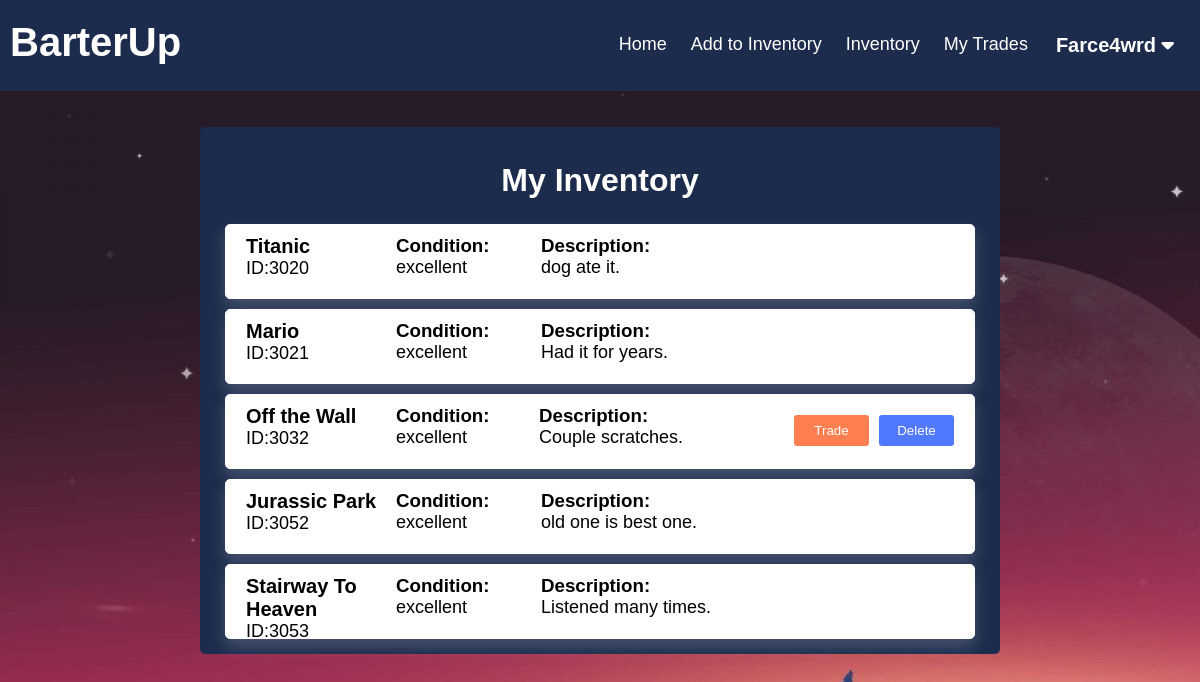
Screenshot of /BarterUp/inventory.php (signed in) with the database file from the repository.
### tables this page shows
CREATE TABLE `user` (
  `user_id` bigint(20) UNSIGNED NOT NULL,
  `username` varchar(45) NOT NULL,
  `password` varchar(45) NOT NULL
);

CREATE TABLE `item` (
  `item_id` smallint(5) UNSIGNED NOT NULL,
  `user_id` bigint(20) UNSIGNED NOT NULL,
  `category_id` bigint(20) UNSIGNED NOT NULL,
  `description` tinytext DEFAULT NULL,
  `item_condition` varchar(45) DEFAULT NULL,
  `item_name` varchar(45) NOT NULL
);

### BarterUp/functions.php (called while the page is built, shortened)
<?php
function check_login($con)
{
	if (isset($_SESSION['user_id'])) {
		$id = $_SESSION['user_id'];
		$query = "select * from user where user_id = '$id' limit 1";
		$result = mysqli_query($con, $query);
		if ($result && mysqli_num_rows($result) > 0) {
			$user_data = mysqli_fetch_assoc($result);
			return $user_data;
		}
	}
	die;
}

### BarterUp/inventory.php (the view, shortened to what this page needs)
<?php
include("config.php");
include("functions.php");
$user_data = check_login($con);
?>
<!DOCTYPE html>
<html lang="en">
<head>
    <link rel="stylesheet" href="./inventory.css?v=<?php echo time(); ?>">
</head>
<body>
    <?php include("./header.php"); ?>
    <div class="wrapper">
        <div class="view_main">
            <div class="page_name">
                <h1>My Inventory</h1>
            </div>
            <div class="view_wrap list-view" style="display:block;">
                <?php
                $query = "select * from item where user_id = '" . $_SESSION['user_id'] . "'; ";
                $result = mysqli_query($con, $query);
                if ($result && mysqli_num_rows($result) > 0) {
                    while ($row = mysqli_fetch_assoc($result)) {
                        $query2 = "select * from trades where '" . $row['item_id'] . "' = item_id_initiator or '" . $row['item_id'] . "' = item_id_tradee";
                        $result2 = mysqli_query($con, $query2);
                        echo
                        '<div class="view_item">
                            <div class="vi_left">
                                <p class="title">' . $row['item_name'] . '</p>
                                <p class="content">ID:' . $row['item_id'] . '</p>
                            </div>
                            <div class="vi_middle">
                                <h3>Condition:</h3>
                                <p class="content">' . $row['item_condition'] . '</p>
                            </div>
                            <div class="vi_right">
                                <h3>Description:</h3>
                                <p class="content">' . $row['description'] . '</p>
                            </div>';
                        if (mysqli_num_rows($result2) == 0) {
                            echo '
                            <div class="vi_rightmost">
                            <form method="post" action=""><input type="submit" name="trade_submit_' . $row['item_id'] . '" class="btn btn-primary" value="Trade"></form>
                            </div>
                            <div class="vi_rightmostmost">
                            <form method="post" action=""><input type="submit" class="delete-button" name="trade_delete_' . $row['item_id'] . '" class="btn btn-primary" value="Delete"></form>
                            </div>';
                        }
                        echo '
                         </div> ';
                    }
                }
                ?>
            </div>
        </div>
    </div>
</body>
</html>

### BarterUp/header.php (shortened to what this page needs)
<!DOCTYPE html>
<html lang="en">
<head>
  <link rel="stylesheet" href="./header.css?v=<?php echo time(); ?>">
</head>
<body>
  <div class="header-right">
    <div class="header">
      <p>BarterUp</p>
    </div>
    <div class="user-drop">
      <button class="user-dropbtn"><?php echo $user_data['username']; ?>
        <i class="fas fa-caret-down"></i>
      </button>
    </div>
    <a href="./myTrades.php">My Trades</a>
    <a href='./inventory.php'>Inventory</a>
    <a href='./addInventory.php'>Add to Inventory</a>
    <a href="./currentTrades.php">Home</a>
  </div>
</body>
</html>

### BarterUp/inventory.css (style rules this page uses)
.wrapper { width: 800px; margin-top: 50px; background: #1d2c4d; color: white; margin: 3% auto 3% auto; border-radius: 5px; }
* { font-family: 'Montserrat', sans-serif; list-style: none; margin: 0; box-sizing: border-box; }
body { position: relative; }
h1 { text-align: center; }
.page_name { margin: 5px auto; color: white; padding: 15px; border-radius: 4px; }
.view_main { border-radius: 3px; padding: 15px; }
.list-view .view_item { border: 1px solid white; background: white; color: black; margin: 10px; padding: 10px 20px; display: flex; height: 75px; max-height: 100px; border-radius: 5px; background: white; color: black; box-shadow: 0 8px 16px 0 rgba(241, 239, 239, 0.2); }
.list-view .view_item:last-child { margin-bottom: 0; }
.list-view .view_item .vi_left { width: 300px; max-width: 150px; }
.list-view .view_item .vi_middle { width: 100px; margin-right: 45px; }
.list-view .view_item .vi_right { width: 250px; }
.list-view .view_item .vi_rightmost { margin-top: 10px; margin-left: 10px; }
.list-view .view_item .vi_rightmostmost { margin-left: 10px; margin-top: 10px; }
.view_item .title { font-size: 20px; font-weight: 600; }
.view_item .content { font-size: 18px; }
.view_item .btn { width: 75px; background: #FF7F50; color: #fff; border: none; border-radius: 3px; padding: 8px 5px; text-align: center; font-weight: 200; cursor: pointer; }
.delete-button { width: 75px; background: #5079ff; color: #fff; border: none; border-radius: 3px; padding: 8px 5px; text-align: center; font-weight: 200; cursor: pointer; }

### BarterUp/header.css (style rules this page uses)
body { background-image: url("newshit.jpg"); }
.header-right { overflow: hidden; background-color: #1d2c4d; padding: 20px 10px; }
.header-right a { float: right; color: white; text-align: center; padding: 12px; text-decoration: none; font-size: 18px; line-height: 25px; border-radius: 4px; }
.user-drop { float: right; overflow: hidden; }
.user-drop .user-dropbtn { font-size: 20px; font-weight: 600; border: none; outline: none; color: white; padding: 14px 16px; background-color: inherit; font-family: inherit; margin: 0; }
.header { float: left; color: white; font-size: 40px; font-weight: 600; }

### rows the page displays
user: username "Farce4wrd"
item: item_name "Titanic", item_id "3020", item_condition "excellent", description "dog ate it."
item: item_name "Mario", item_id "3021", item_condition "excellent", description "Had it for years."
item: item_name "Off the Wall", item_id "3032", item_condition "excellent", description "Couple scratches."
item: item_name "Jurassic Park", item_id "3052", item_condition "excellent", description "old one is best one."
item: item_name "Stairway To Heaven", item_id "3053", item_condition "excellent", description "Listened many times."
